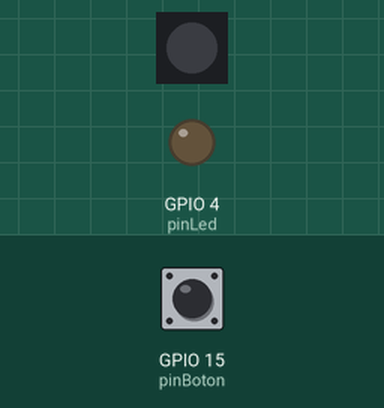
This sketch was run on a simulated ESP32-S3. On the bench: 1 RGB LEDs in strip order, left to right, output pins drawn as LEDs (lit = HIGH). The test bench sets the inputs (shaded band); at power-on: GPIO 15 (pinBoton) HIGH. Dim RGB values are drawn brighter than linear; WiFi joins after 1.5 s; servers stay silent unless stated; what the sketch prints to the serial monitor is not drawn.

Above: at 2.8 s.
2.9 s: GPIO 15 (pinBoton) pulled LOW for 0.15 s
At 4.1 s:
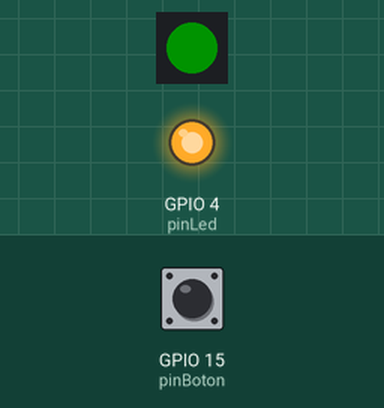
4.5 s: GPIO 15 (pinBoton) pulled LOW for 1 s
At 5.4 s:
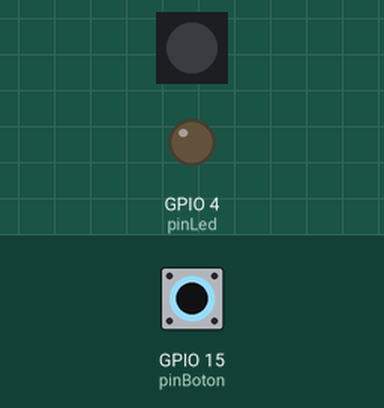
7.0 s: GPIO 15 (pinBoton) pulled LOW for 3.2 s
At 7.3 s:
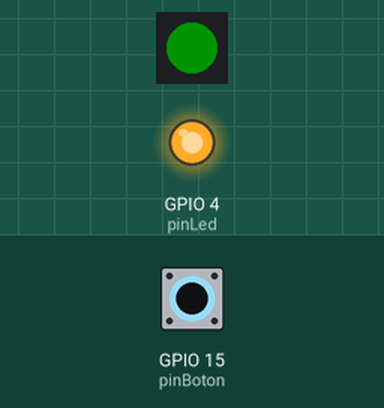
Timing chart, 0 to 10.0 s (numbered marks = the images above; inputs shaded):
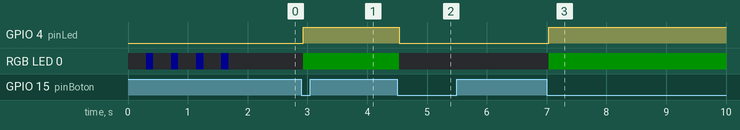

Measured:
- after the input at 2.9 s, GPIO 4 (pinLed): LOW → HIGH at once; RGB LED 0: off → RGB(0, 19, 0) at once
- after the input at 4.5 s, GPIO 4 (pinLed): HIGH → LOW at once; RGB LED 0: RGB(0, 19, 0) → off at once
- after the input at 7.0 s, GPIO 4 (pinLed): LOW → HIGH at once; RGB LED 0: off → RGB(0, 19, 0) at once

The sketch:

01_boton_retencion_led.ino
```cpp
/*
 * Ejemplo 1 (Clase 10) - Boton con RETENCION -> LED, ESPEJO por WebSocket + JSON.
 * Diseno de Interfaces (I7262) - Dr. Ruben Estrada Marmolejo, CUCEI-UDG.
 *
 * MISMO protocolo que la Practica 4 y el TC4: servidor WebSocket (puerto 81) con
 * mensajes JSON que llevan un campo "tipo". Helpers: onEventoWS, enviarJsonACliente,
 * difundirJson. Al conectarse un cliente se le manda un {"tipo":"saludo"} y el estado.
 *
 *   ESP32 -> PC (JSON):
 *     {"tipo":"saludo","mensaje":"...","puerto":81}
 *     {"tipo":"estado_led","encendido":true|false}   // al cambiar el boton
 *
 * (1) Hardware: pulsador con retencion -> LED (como Practica 1), con antirrebote.
 * (2) Red: se conecta al Access Point del salon e imprime su IP.
 * (3) Empareja con la app de Qt por ws://<IP>:81 (la ventana refleja el LED).
 *
 * Cableado: pulsador GPIO15->GND (INPUT_PULLUP), LED GPIO4 + R 330, LED RGB GPIO48.
 * Librerias: WiFi (core) + WebSockets (Links2004) + ArduinoJson + Adafruit NeoPixel.
 * Placa: "ESP32S3 Dev Module".
 */
#include <WiFi.h>
#include <WebSocketsServer.h>
#include <ArduinoJson.h>
#include <Adafruit_NeoPixel.h>

const char* nombreRed = "GWN571D04";
const char* claveRed  = "ESP32CUCEI$$";

const int pinBoton  = 15;
const int pinLed    = 4;
const int pinLedRgb = 48;

WebSocketsServer socketServidor(81);
Adafruit_NeoPixel ledPlaca(1, pinLedRgb, NEO_GRB + NEO_KHZ800);

bool ledEncendido = false;

int  ultimaLectura = HIGH, estadoEstable = HIGH;
unsigned long tiempoCambio = 0;
const unsigned long msAntirrebote = 30;

// ---- Helpers JSON (igual que la Practica 4) ----
void enviarJsonACliente(uint8_t idCliente, const JsonDocument& doc) {
  String salida; serializeJson(doc, salida);
  socketServidor.sendTXT(idCliente, salida);
}
void difundirJson(const JsonDocument& doc) {
  String salida; serializeJson(doc, salida);
  socketServidor.broadcastTXT(salida);
}

void aplicarLed() {
  digitalWrite(pinLed, ledEncendido ? HIGH : LOW);
  ledPlaca.setPixelColor(0, ledEncendido ? ledPlaca.Color(0, 80, 0) : 0);
  ledPlaca.show();
}

void difundirEstado() {
  JsonDocument doc;
  doc["tipo"]      = "estado_led";
  doc["encendido"] = ledEncendido;
  difundirJson(doc);
}

void onEventoWS(uint8_t idCliente, WStype_t tipo, uint8_t *payload, size_t longitud) {
  (void)payload; (void)longitud;
  if (tipo == WStype_CONNECTED) {
    JsonDocument saludo;
    saludo["tipo"]    = "saludo";
    saludo["mensaje"] = "Ejemplo 1: espejo del boton";
    saludo["puerto"]  = 81;
    enviarJsonACliente(idCliente, saludo);

    JsonDocument est;
    est["tipo"]      = "estado_led";
    est["encendido"] = ledEncendido;
    enviarJsonACliente(idCliente, est);
  }
}

void conectarRed() {
  Serial.print("Conectando a "); Serial.print(nombreRed);
  WiFi.mode(WIFI_STA);
  WiFi.begin(nombreRed, claveRed);
  while (WiFi.status() != WL_CONNECTED) {
    delay(300); Serial.print(".");
    ledPlaca.setPixelColor(0, ledPlaca.Color(0, 0, 60)); ledPlaca.show(); delay(120);
    ledPlaca.setPixelColor(0, 0);                        ledPlaca.show();
  }
  Serial.println();
  Serial.print("Conectado. IP: "); Serial.println(WiFi.localIP());
  Serial.println("WebSocket en ws://<IP>:81");
}

void setup() {
  Serial.begin(115200);
  pinMode(pinBoton, INPUT_PULLUP);
  pinMode(pinLed, OUTPUT);
  ledPlaca.begin(); ledPlaca.setBrightness(60); ledPlaca.show();
  aplicarLed();
  conectarRed();
  socketServidor.begin();
  socketServidor.onEvent(onEventoWS);
  Serial.println("Presiona el boton para ENCENDER/APAGAR el LED (retencion).");
}

void loop() {
  socketServidor.loop();
  int lectura = digitalRead(pinBoton);
  if (lectura != ultimaLectura) tiempoCambio = millis();
  if (millis() - tiempoCambio > msAntirrebote) {
    if (lectura != estadoEstable) {
      estadoEstable = lectura;
      if (estadoEstable == LOW) {
        ledEncendido = !ledEncendido;
        aplicarLed();
        difundirEstado();
        Serial.print("LED -> "); Serial.println(ledEncendido ? "ENCENDIDO" : "APAGADO");
      }
    }
  }
  ultimaLectura = lectura;
}
```
